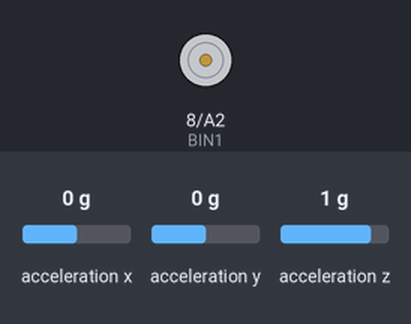
Bench run of a sketch on a simulated Arduino Uno, built with avr-gcc and run on an emulated ATmega328P. Shown: motor-driver pin pairs drawn as motors (green arrow = first pin HIGH = forward, orange = second pin HIGH = backward, longer = more drive). Inputs (shaded band) come from the test bench; at power-on: acceleration y 0 g, acceleration x 0 g, acceleration z 1 g. What the sketch prints to the serial monitor is not drawn.

Above: at 1.2 s.
1.3 s: acceleration y set to -0.9 g
2.8 s: acceleration y set to -1.2 g
At 4.0 s:
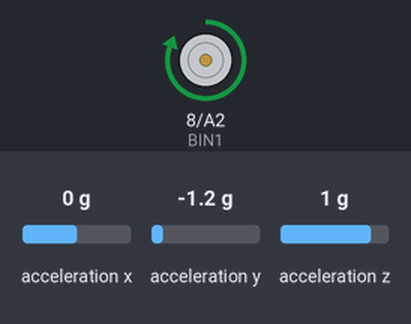
4.3 s: acceleration x set to 0.3 g
At 5.2 s:
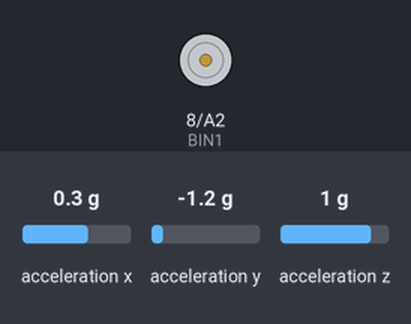
5.8 s: acceleration x set to -1.4 g
At 6.2 s:
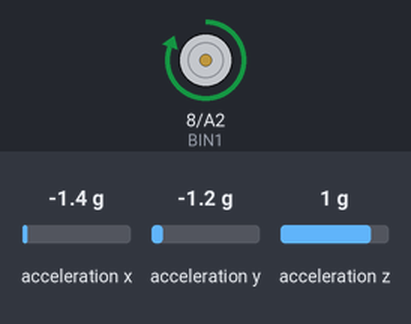
Timing chart, 0 to 8.3 s (numbered marks = the images above; inputs shaded):
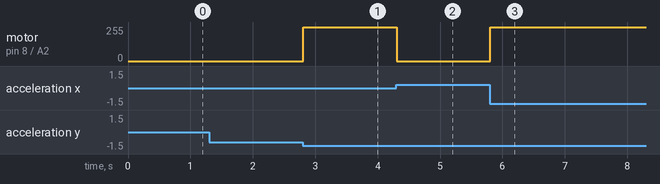

Measured:
- the behaviour switches between -1 and -1.1 g on acceleration y (found by bisection; images 0 and 1)
- the behaviour switches between 0.1 and 0.2 g on acceleration x (found by bisection; images 1 and 2)
- after the input at 2.8 s, motor on pin 8 (BIN1) / A2 (BIN2): stopped → forward 255/255 at once
- after the input at 4.3 s, motor on pin 8 (BIN1) / A2 (BIN2): forward 255/255 → stopped at once
- after the input at 5.8 s, motor on pin 8 (BIN1) / A2 (BIN2): stopped → forward 255/255 at once

The sketch:

final_project.ino
```cpp
#include <Arduino_LSM6DSOX.h>

#define AIN1 0
#define AIN2 1
#define BIN1 8
#define BIN2 A2

float front_back_angle = 0;
float left_right_angle = 0;

float front_back_acceleration = 0;
float left_right_acceleration = 0;

void setup() {
  Serial.begin(115200);
  while (!Serial);

  // Initialize IMU
  if (!IMU.begin()) {
    Serial.println("Failed to initialize IMU!");
    while (1);
  }

  // Initialize motor driver pins
  pinMode(AIN1, OUTPUT);
  pinMode(AIN2, OUTPUT);
  pinMode(BIN1, OUTPUT);
  pinMode(BIN2, OUTPUT);
}

void loop() {
  readIMUAngle();
  // angle_to_acceleration();
  angle_to_motor();
}

void readIMUAngle() {
  if (IMU.accelerationAvailable()) {
    float ax, ay, az;
    IMU.readAcceleration(ax, ay, az);

    // Calculate angles in degrees
    front_back_angle = RAD_TO_DEG * atan2(ay, az);
    left_right_angle = RAD_TO_DEG * atan2(ax, az);

    Serial.print("Front-back angle: " );
    Serial.println(front_back_angle);

    Serial.print("Left-right angle: " );
    Serial.println(left_right_angle);

  }
}

void angle_to_acceleration() {
  // Convert angles into pseudo-acceleration (proportional to tilt)
  front_back_acceleration = front_back_angle / 90.0 * 9.81;  // Scale to range of ±9.81
  left_right_acceleration = left_right_angle / 90.0 * 9.81;  // Scale to range of ±9.81

  Serial.print("Front-back acceleration: " );
  Serial.println(front_back_acceleration);

  Serial.print("Left-right acceleration: " );
  Serial.println(left_right_acceleration);
  Serial.println();
  delay(1000);
}

void angle_to_motor() {
  // Constrain angles to avoid unrealistic values
  front_back_angle = constrain(front_back_angle, -90, 90);
  left_right_angle = constrain(left_right_angle, -90, 90);

  // Base motor speed determined by the forward/backward tilt
  int baseSpeed = map(abs(front_back_angle), 0, 90, 0, 255); // Scale to PWM range

  // Calculate adjustments for turning based on left/right tilt
  int turnAdjustment = map(left_right_angle, -90, 90, -baseSpeed, baseSpeed);

  // Calculate motor speeds
  int leftMotorSpeed = baseSpeed + turnAdjustment;  // More power for turning right
  int rightMotorSpeed = baseSpeed - turnAdjustment; // More power for turning left

  // Ensure speeds are within PWM bounds
  leftMotorSpeed = constrain(leftMotorSpeed, -255, 255);
  rightMotorSpeed = constrain(rightMotorSpeed, -255, 255);

  // Set motor directions and speeds
  if (leftMotorSpeed >= 0) {
    analogWrite(AIN1, leftMotorSpeed);
    analogWrite(AIN2, 0);
  } else {
    analogWrite(AIN1, 0);
    analogWrite(AIN2, -leftMotorSpeed); // Reverse direction
  }

  if (rightMotorSpeed >= 0) {
    analogWrite(BIN1, rightMotorSpeed);
    analogWrite(BIN2, 0);
  } else {
    analogWrite(BIN1, 0);
    analogWrite(BIN2, -rightMotorSpeed); // Reverse direction
  }

  // Debug output for verification
  Serial.print("Left Motor Speed: ");
  Serial.println(leftMotorSpeed);

  Serial.print("Right Motor Speed: ");
  Serial.println(rightMotorSpeed);
  Serial.println();
}
```
